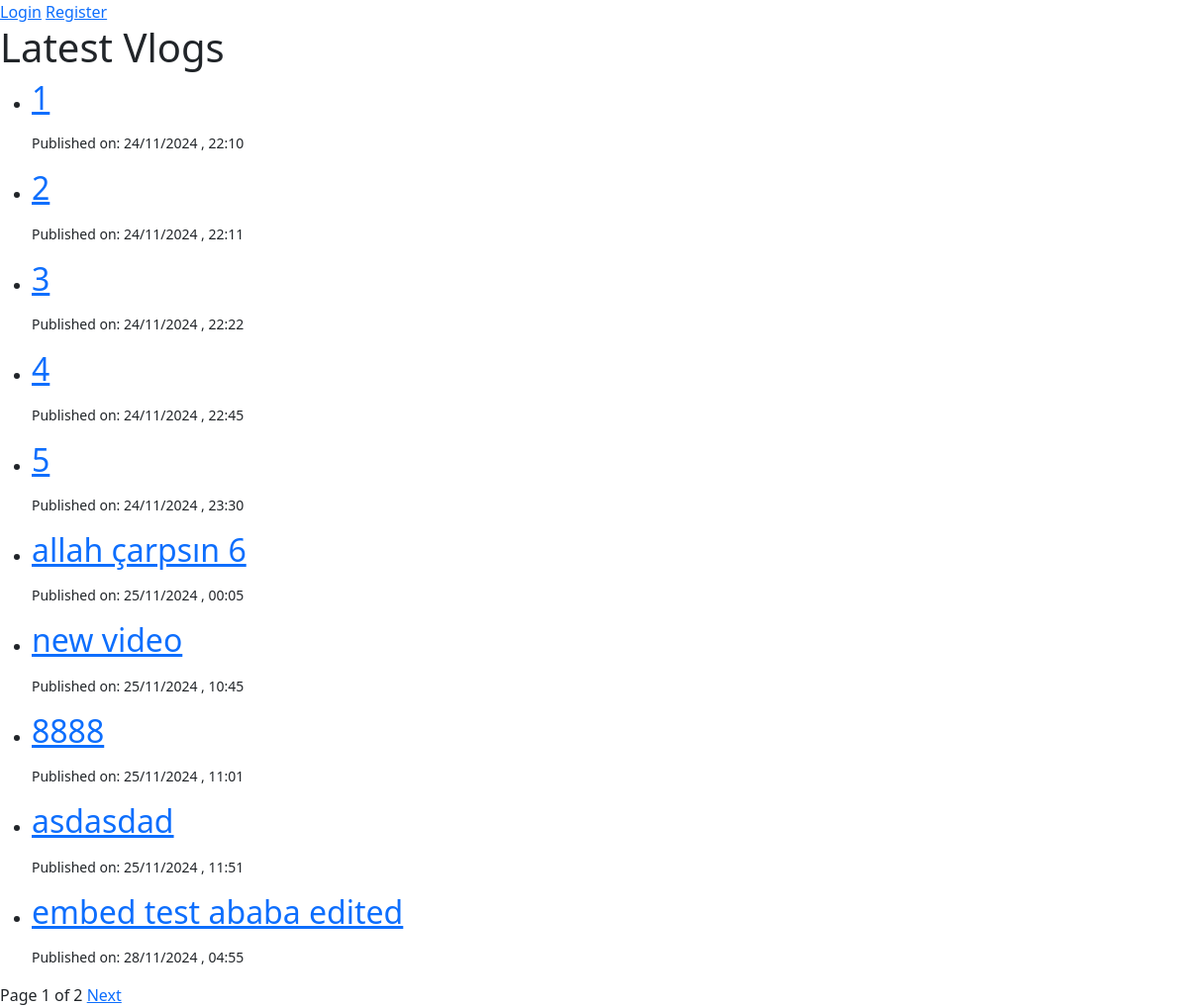
Page /vlog/ on the earlier database version.
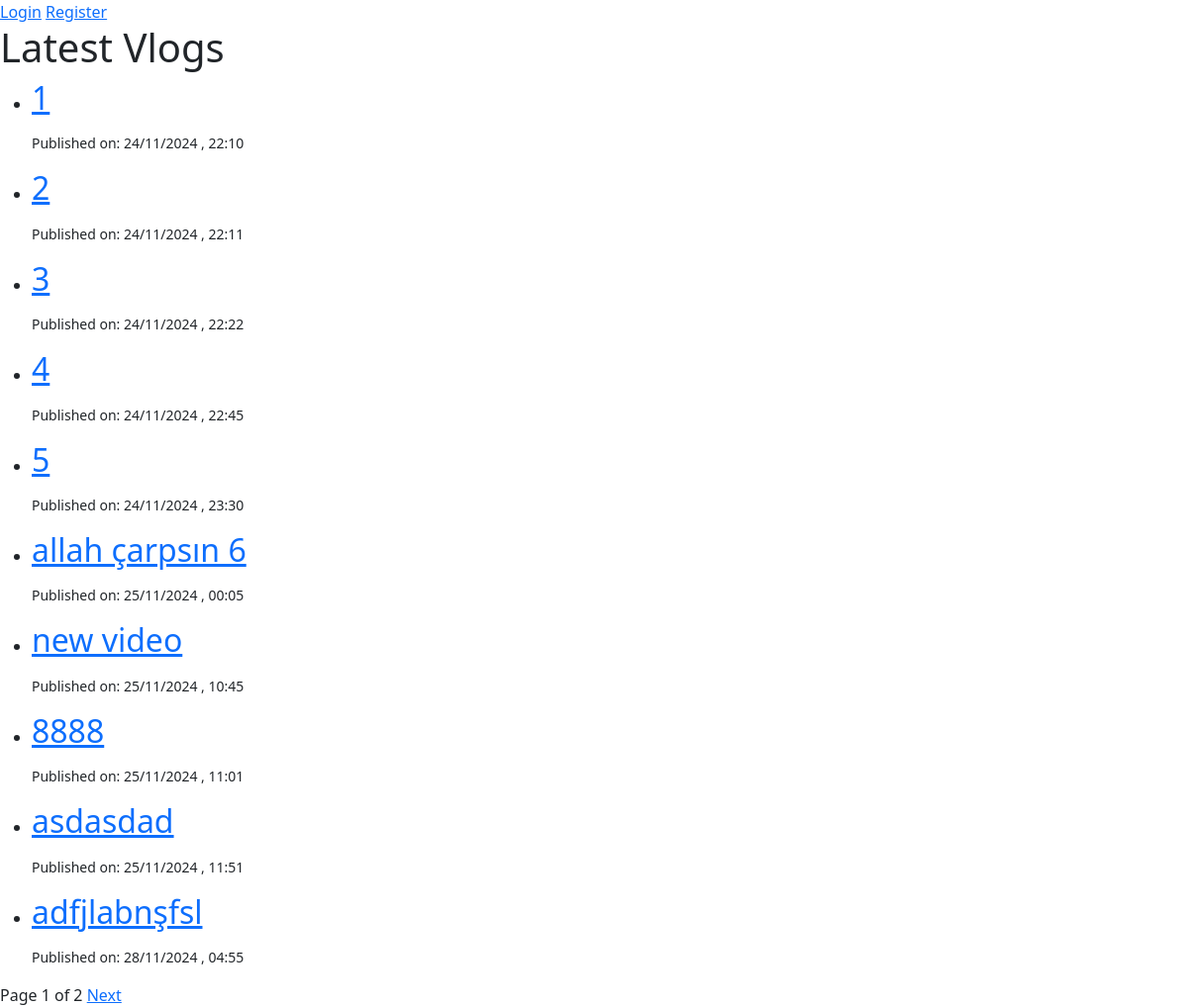
Same page on the later database version.
### vlog_app/models.py (models this page shows, shortened)
class VlogPost(models.Model):
    id = models.AutoField(primary_key=True)
    title = models.CharField(max_length=255)
    video_url = models.URLField(max_length=500)
    description = models.TextField(max_length=255, null=True, blank=True)
    author = models.ForeignKey(User, on_delete=models.CASCADE, null=False)
    published_date = models.DateField(auto_now_add=True)
    published_time = models.TimeField(auto_now_add=True)
    tags = models.ManyToManyField("Categories")

### vlog_app/views.py (the view)
# urls.py: path("", VlogPostListView.as_view(), name="vlog_list"),
class VlogPostListView(ListView):
    model = VlogPost
    template_name = "vlog_list.html"
    context_object_name = "vlogs"
    paginate_by = 10
    def get_context_data(self, **kwargs):
        context = super().get_context_data(**kwargs)
        context['form'] = VlogPostForm()
        return context

### vlog_app/models.py (called while the page is built)
    def __str__(self):
        return self.name

### vlog_app/templates/vlog_list.html (shortened to what this page needs)
<head>
    <link rel="stylesheet" href="https://cdn.jsdelivr.net/npm/bootstrap@5.3.0-alpha3/dist/css/bootstrap.min.css">
</head>
<body>
    {% if user.is_authenticated %}
        <form method="POST" action="{% url 'logout' %}">
            {% csrf_token %}
            <p>Signed in as: <strong>{{ user.username }}</strong></p>
            <button type="submit">Logout</button>
        </form>
        <button type="button" class="btn btn-primary" data-bs-toggle="modal" data-bs-target="#vlogModal">
            Upload A Vlog
        </button>
    {% else %}
        <a href="{% url 'login' %}">Login</a>
        <a href="{% url 'register' %}">Register</a>
    {% endif %}
    <h1>Latest Vlogs</h1>
    <ul>
        {% for vlog in vlogs %}
            <li>
                <a href="{% url 'vlog_detail' vlog.id %}">
                    <h2>{{ vlog.title }}</h2>
                </a>
                <p><small>Published on: {{ vlog.published_date|date:"d/m/Y" }} , {{ vlog.published_time|time:"H:i" }} </small></p>
            </li>
        {% empty %}
            <li>No vlogs available.</li>
        {% endfor %}
    </ul>
    <div>
        {% if is_paginated %}
            <div>
                <span>Page {{ page_obj.number }} of {{ page_obj.paginator.num_pages }}</span>
                {% if page_obj.has_next %}
                    <a href="?page={{ page_obj.next_page_number }}">Next</a>
                {% endif %}
            </div>
        {% endif %}
    </div>
</body>

Differences in the rows shown:
changed VlogPost: title "embed test ababa edited" → "adfjlabnşfsl"
